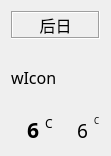
   <widget class="QWidget" name="verticalLayoutWidget_4">
    <property name="geometry">
     <rect>
      <x>910</x>
      <y>440</y>
      <width>111</width>
      <height>151</height>
     </rect>
    </property>
    <property name="font">
     <font>
      <family>微软雅黑 Light</family>
      <pointsize>12</pointsize>
     </font>
    </property>
    <layout class="QVBoxLayout" name="verticalLayout_10">
     <item>
      <widget class="QLabel" name="label_Day3">
       <property name="font">
        <font>
         <family>微软雅黑 Light</family>
         <pointsize>12</pointsize>
        </font>
       </property>
       <property name="frameShape">
        <enum>QFrame::Box</enum>
       </property>
       <property name="frameShadow">
        <enum>QFrame::Sunken</enum>
       </property>
       <property name="text">
        <string>后日</string>
       </property>
       <property name="alignment">
        <set>Qt::AlignCenter</set>
       </property>
      </widget>
     </item>
     <item>
      <widget class="QLabel" name="label_weatherIcon03">
       <property name="enabled">
        <bool>true</bool>
       </property>
       <property name="sizePolicy">
        <sizepolicy hsizetype="Maximum" vsizetype="Preferred">
         <horstretch>0</horstretch>
         <verstretch>0</verstretch>
        </sizepolicy>
       </property>
       <property name="minimumSize">
        <size>
         <width>64</width>
         <height>64</height>
        </size>
       </property>
       <property name="font">
        <font>
         <family>微软雅黑 Light</family>
         <pointsize>12</pointsize>
        </font>
       </property>
       <property name="text">
        <string>wIcon</string>
       </property>
      </widget>
     </item>
     <item>
      <layout class="QHBoxLayout" name="horizontalLayout_33">
       <item>
        <layout class="QHBoxLayout" name="horizontalLayout_34">
         <item>
          <widget class="QLabel" name="label_tempi_high_3">
           <property name="sizePolicy">
            <sizepolicy hsizetype="MinimumExpanding" vsizetype="Preferred">
             <horstretch>0</horstretch>
             <verstretch>0</verstretch>
            </sizepolicy>
           </property>
           <property name="font">
            <font>
             <family>微软雅黑 Light</family>
             <pointsize>16</pointsize>
             <weight>75</weight>
             <bold>true</bold>
            </font>
           </property>
           <property name="text">
            <string>6</string>
           </property>
           <property name="alignment">
            <set>Qt::AlignRight|Qt::AlignTrailing|Qt::AlignVCenter</set>
           </property>
          </widget>
         </item>
         <item>
          <widget class="QLabel" name="label_temp_18">
           <property name="font">
            <font>
             <family>微软雅黑 Light</family>
             <pointsize>9</pointsize>
            </font>
           </property>
           <property name="text">
            <string>C</string>
           </property>
           <property name="alignment">
            <set>Qt::AlignLeading|Qt::AlignLeft|Qt::AlignTop</set>
           </property>
          </widget>
         </item>
        </layout>
       </item>
       <item>
        <layout class="QHBoxLayout" name="horizontalLayout_35">
         <item>
          <widget class="QLabel" name="label_tempi_low_3">
           <property name="sizePolicy">
            <sizepolicy hsizetype="MinimumExpanding" vsizetype="Preferred">
             <horstretch>0</horstretch>
             <verstretch>0</verstretch>
            </sizepolicy>
           </property>
           <property name="font">
            <font>
             <family>微软雅黑 Light</family>
             <pointsize>14</pointsize>
            </font>
           </property>
           <property name="text">
            <string>6</string>
           </property>
           <property name="alignment">
            <set>Qt::AlignRight|Qt::AlignTrailing|Qt::AlignVCenter</set>
           </property>
          </widget>
         </item>
         <item>
          <widget class="QLabel" name="label_temp_19">
           <property name="font">
            <font>
             <family>微软雅黑 Light</family>
             <pointsize>6</pointsize>
            </font>
           </property>
           <property name="text">
            <string>C</string>
           </property>
           <property name="alignment">
            <set>Qt::AlignLeading|Qt::AlignLeft|Qt::AlignTop</set>
           </property>
          </widget>
         </item>
        </layout>
       </item>
      </layout>
     </item>
    </layout>
   </widget>
